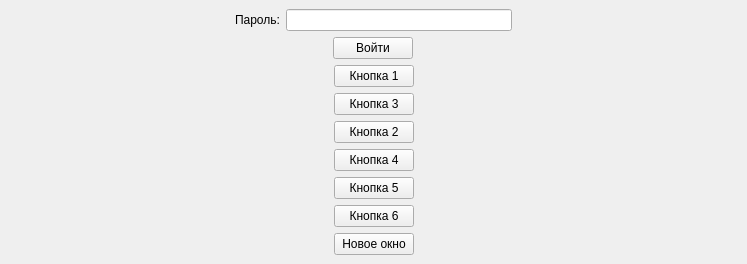
<?xml version="1.0" encoding="UTF-8"?>
<ui version="4.0">
 <class>MainWindow</class>
 <widget class="QMainWindow" name="MainWindow">
  <property name="geometry">
   <rect>
    <x>0</x>
    <y>0</y>
    <width>747</width>
    <height>243</height>
   </rect>
  </property>
  <property name="minimumSize">
   <size>
    <width>0</width>
    <height>0</height>
   </size>
  </property>
  <property name="maximumSize">
   <size>
    <width>999</width>
    <height>999</height>
   </size>
  </property>
  <property name="windowTitle">
   <string>MainWindow</string>
  </property>
  <widget class="QWidget" name="centralwidget">
   <layout class="QGridLayout" name="gridLayout">
    <item row="1" column="0">
     <layout class="QHBoxLayout" name="horizontalLayout_2">
      <item>
       <widget class="QPushButton" name="pushButton">
        <property name="sizePolicy">
         <sizepolicy hsizetype="Fixed" vsizetype="Fixed">
          <horstretch>0</horstretch>
          <verstretch>0</verstretch>
         </sizepolicy>
        </property>
        <property name="layoutDirection">
         <enum>Qt::LeftToRight</enum>
        </property>
        <property name="text">
         <string>Войти</string>
        </property>
        <property name="flat">
         <bool>false</bool>
        </property>
       </widget>
      </item>
     </layout>
    </item>
    <item row="3" column="0">
     <layout class="QHBoxLayout" name="horizontalLayout_4">
      <item>
       <spacer name="horizontalSpacer_4">
        <property name="orientation">
         <enum>Qt::Horizontal</enum>
        </property>
        <property name="sizeHint" stdset="0">
         <size>
          <width>40</width>
          <height>20</height>
         </size>
        </property>
       </spacer>
      </item>
      <item>
       <layout class="QVBoxLayout" name="verticalLayout">
        <item>
         <widget class="QPushButton" name="btn1">
          <property name="text">
           <string>Кнопка 1</string>
          </property>
         </widget>
        </item>
        <item>
         <widget class="QPushButton" name="btn3">
          <property name="text">
           <string>Кнопка 3</string>
          </property>
         </widget>
        </item>
        <item>
         <widget class="QPushButton" name="btn2">
          <property name="text">
           <string>Кнопка 2</string>
          </property>
         </widget>
        </item>
        <item>
         <widget class="QPushButton" name="btn4">
          <property name="text">
           <string>Кнопка 4</string>
          </property>
         </widget>
        </item>
        <item>
         <widget class="QPushButton" name="btn5">
          <property name="text">
           <string>Кнопка 5</string>
          </property>
         </widget>
        </item>
        <item>
         <widget class="QPushButton" name="btn6">
          <property name="text">
           <string>Кнопка 6</string>
          </property>
         </widget>
        </item>
        <item>
         <widget class="QPushButton" name="WindowBtn">
          <property name="text">
           <string>Новое окно</string>
          </property>
         </widget>
        </item>
       </layout>
      </item>
      <item>
       <spacer name="horizontalSpacer_3">
        <property name="orientation">
         <enum>Qt::Horizontal</enum>
        </property>
        <property name="sizeHint" stdset="0">
         <size>
          <width>40</width>
          <height>20</height>
         </size>
        </property>
       </spacer>
      </item>
     </layout>
    </item>
    <item row="0" column="0">
     <layout class="QHBoxLayout" name="horizontalLayout">
      <item>
       <spacer name="horizontalSpacer_2">
        <property name="orientation">
         <enum>Qt::Horizontal</enum>
        </property>
        <property name="sizeHint" stdset="0">
         <size>
          <width>40</width>
          <height>20</height>
         </size>
        </property>
       </spacer>
      </item>
      <item>
       <widget class="QLabel" name="label">
        <property name="text">
         <string>Пароль:</string>
        </property>
       </widget>
      </item>
      <item>
       <widget class="QLineEdit" name="lineEdit">
        <property name="dragEnabled">
         <bool>true</bool>
        </property>
       </widget>
      </item>
      <item>
       <spacer name="horizontalSpacer">
        <property name="orientation">
         <enum>Qt::Horizontal</enum>
        </property>
        <property name="sizeHint" stdset="0">
         <size>
          <width>40</width>
          <height>20</height>
         </size>
        </property>
       </spacer>
      </item>
     </layout>
    </item>
    <item row="2" column="0">
     <spacer name="verticalSpacer">
      <property name="orientation">
       <enum>Qt::Vertical</enum>
      </property>
      <property name="sizeHint" stdset="0">
       <size>
        <width>20</width>
        <height>40</height>
       </size>
      </property>
     </spacer>
    </item>
   </layout>
  </widget>
 </widget>
 <resources/>
 <connections/>
</ui>
